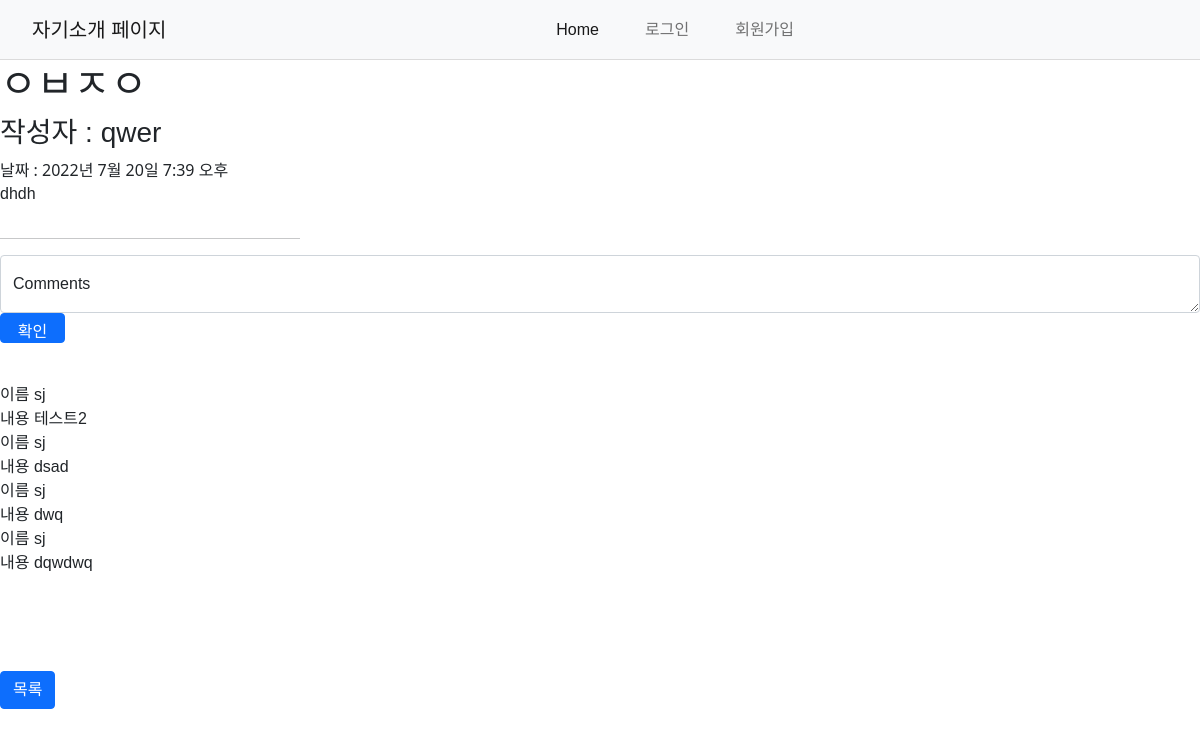
The app's page /4, older data.
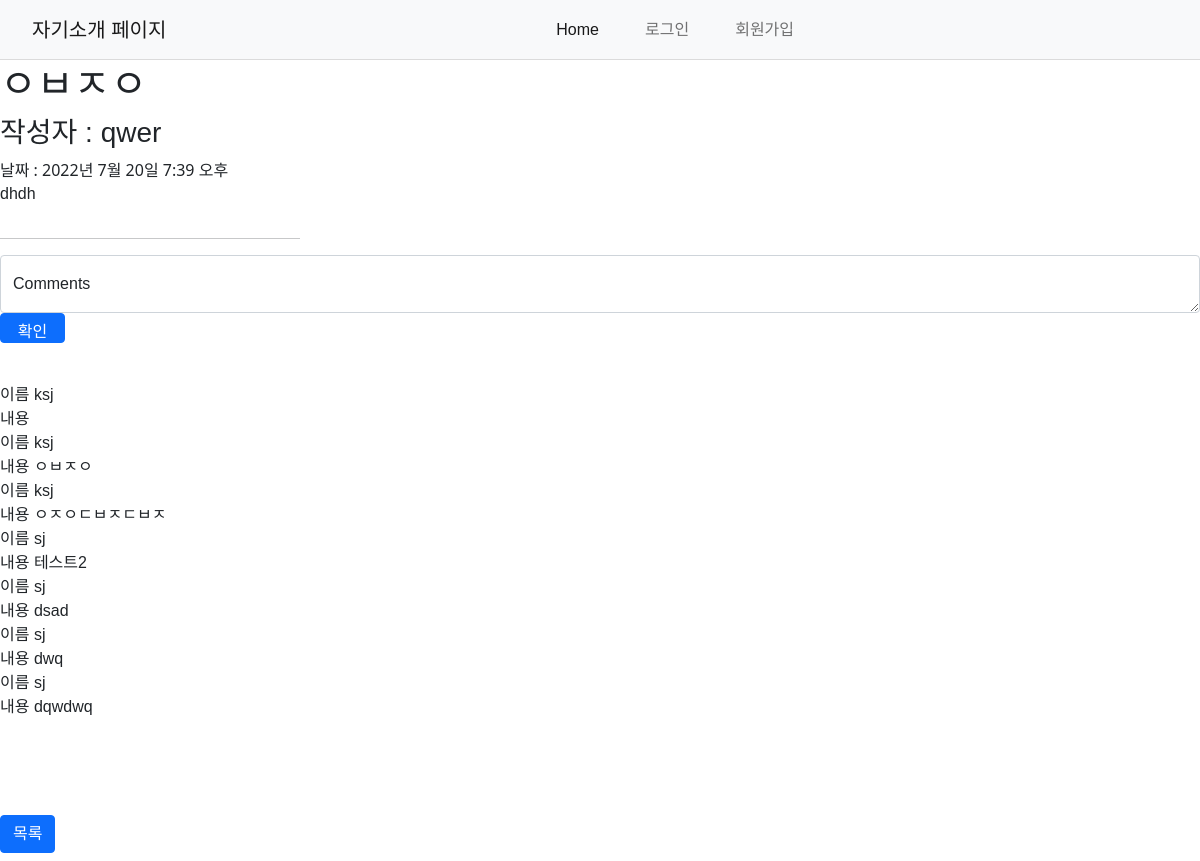
The same page, newer data.
### main/models.py (models this page shows, shortened)
class Post(models.Model):
    id = models.AutoField(primary_key=True)
    title = models.CharField(max_length=200)
    writer = models.ForeignKey(User, on_delete=models.CASCADE)
    pub_date = models.DateTimeField()
    body = models.TextField()
    image = models.ImageField(upload_to="post/", blank=True, null=True)

class Comment(models.Model):
    content = models.TextField()
    writer = models.ForeignKey(User, on_delete=models.CASCADE)
    post = models.ForeignKey(Post, on_delete=models.CASCADE, related_name='comments')
    created_at = models.DateTimeField(auto_now=True)
    update_at = models.DateTimeField(auto_now=True)

### main/views.py (the view)
# urls.py: path('<int:id>', detail, name="detail"),
def detail(request, id):
    post = get_object_or_404(Post, pk = id)
    all_comments = post.comments.all().order_by('-created_at')
    return render(request, 'main/detail.html', {'post':post, 'comments':all_comments})

### main/templates/main/detail.html (shortened to what this page needs)
{% extends 'base.html' %} {% load static %} {% block content %}
<h1 class="post-head">{{post.title}}</h1>
{% if post.writer %} {% if 'user' in post.writer.username %}
<h3>작성자 : {{ post.writer.last_name }} {{ post.writer.first_name }}</h3>
{% else %}
<h3>작성자 : {{ post.writer }}</h3>
{% endif %}
{% else %}
<h3>작성자 : 알 수 없음</h3>
{% endif %} 날짜 : {{post.pub_date}}
<p>{{post.body}}</p>
<hr>
<div>
  <form action="{%url 'main:create_comment' post.id%}" method="POST">
    <div class="form-floating">
      <textarea class="form-control" placeholder="댓글 입력" id="floatingTextarea" name="content"></textarea>
      <label for="floatingTextarea">Comments</label>
    </div>
    <input type="submit" value="확인" class="btn btn-primary">
  </form>
</div>
<div>
  {% for comment in comments %}
  <div>
    이름 {{comment.writer}} <br>
    내용 {{comment.content}}
  {% endfor %}
</div>
<br><br><br><br>
<h5><a href="{% url 'main:showmain' %}" class="btn btn-primary">목록</a></h5>
{% endblock %}

### sns_project/templates/base.html (shortened to what this page needs)
{% load static %}
<head>
    <link rel="stylesheet" type="text/css" href="{% static 'css/snscss.css' %}">
    <link href="https://cdn.jsdelivr.net/npm/bootstrap@5.1.3/dist/css/bootstrap.min.css" rel="stylesheet">
</head>
{% include 'shared/_navbar.html' %}
{% block content %}
{% endblock %}

### sns_project/templates/shared/_navbar.html (shortened to what this page needs)
{% load static %}
<nav class="navbar navbar-expand-lg navbar-light bg-light">
  <div class="container-fluid">
    <a class="navbar-brand" href="{% url 'main:showmain' %}">자기소개 페이지</a>
    <div class="collapse navbar-collapse" id="navbarNavDropdown">
      <ul class="navbar-nav">
        <li class="nav-item">
          <a class="nav-link active" aria-current="page" href="{% url 'main:showmain' %}">Home</a>
        </li>
        {% if user.is_authenticated %}
        <li class="nav-item">
          <a class="nav-link" href="{% url 'account_logout' %}">로그아웃</a>
        </li>
        <li class="nav-item">
          <a class="nav-link" href="{% url 'users:mypage' %}">마이페이지</a>
        </li>
        {% else %}
        <li class="nav-item">
          <a class="nav-link" href="{% url 'account_login' %}">로그인</a>
        </li>
        <li class="nav-item">
          <a class="nav-link" href="{% url 'account_signup' %}">회원가입</a>
        </li>
        {% endif %}
      </ul>
    </div>
  </div>
</nav>

### sns_project/static/css/snscss.css (style rules this page uses)
* { font-family: 'AppleSDGothicNeo', 'Noto Sans KR', sans-serif; }
nav { height: 60px; width: 100%; background-color: rgba(var(--d87,255,255,255),1); border-bottom: 1px solid rgba(var(--b6a,219,219,219),1); position: flex; top: 0; padding: 20px; }
hr { width: 300px; display: inline-block; }
input { height: 30px; width: 65px; }
ul { display: table; margin-left: auto; margin-right: auto; margin-top: 100px; }
.nav-item { padding: 15px; cursor: pointer; }
.nav-item a { text-align: center; text-decoration: none; color: white; }

Row changes from the older to the newer data that the page shows:
added Comment: writer "ksj"
added Comment: writer "ksj", content "ㅇㅂㅈㅇ"
added Comment: writer "ksj", content "ㅇㅈㅇㄷㅂㅈㄷㅂㅈ"
